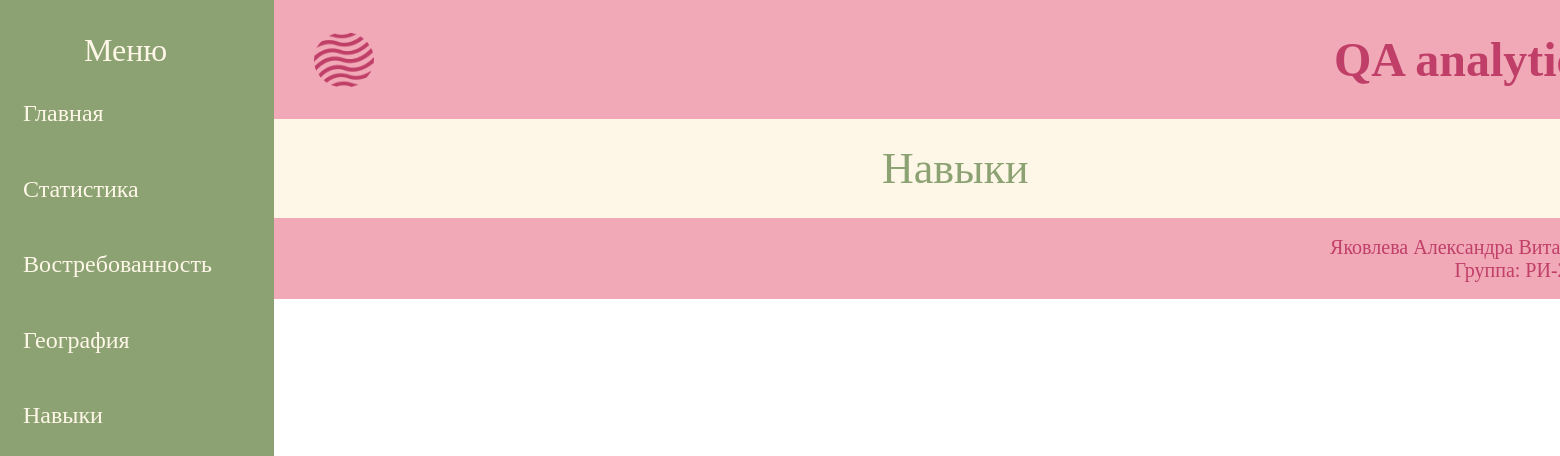
The app's page /skills/, older data.
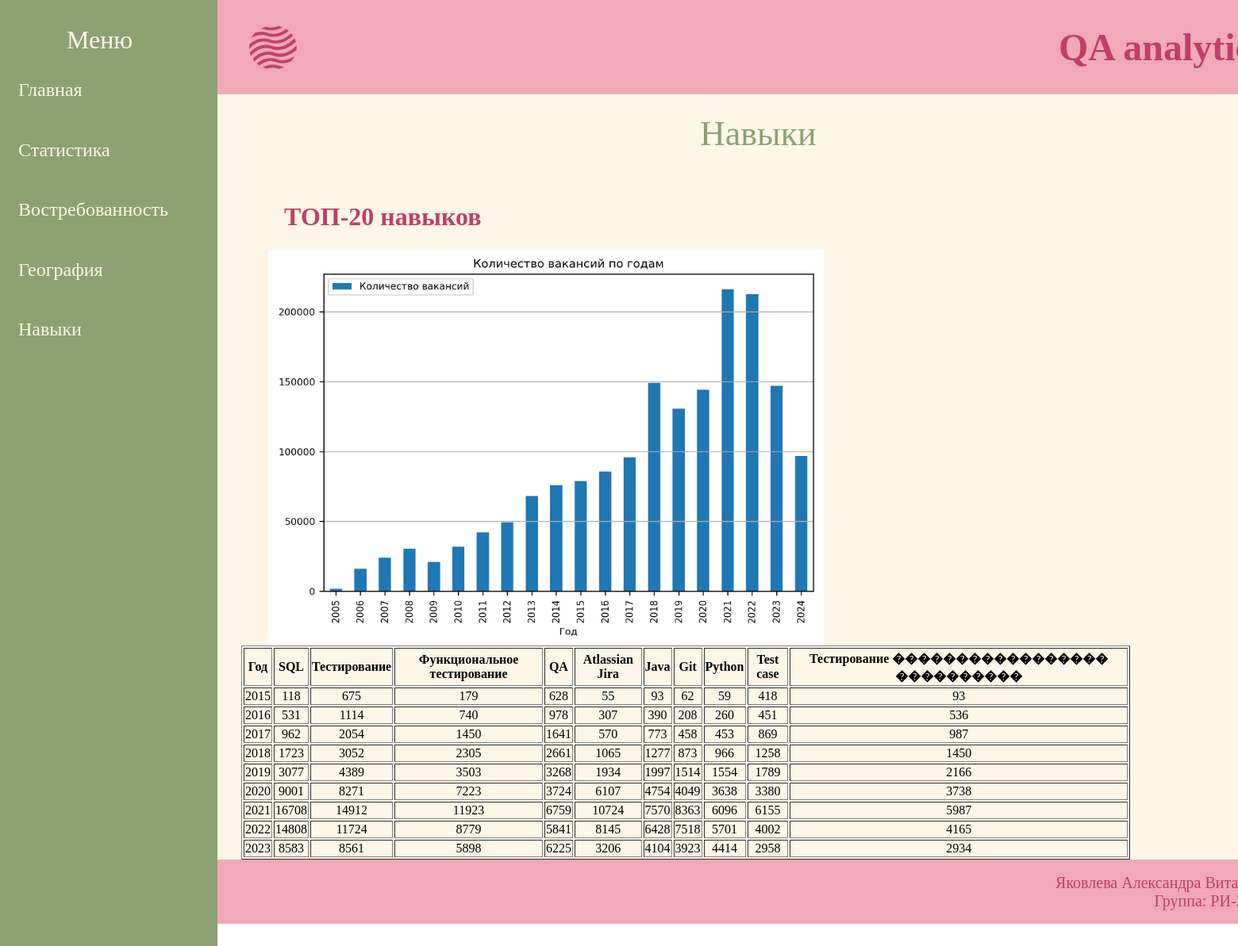
The same page, newer data.
### qa/models.py (models this page shows)
class DataContent(models.Model):
    data = models.TextField(blank=True, verbose_name='Данные')
    class Meta:
        abstract = True

class SkillAnalysis(DataContent):
    skill_chart = models.ImageField(upload_to='media/%Y/%m/%d', blank=False, verbose_name='График навыков')

### qa/views.py (the view)
# urls.py: path('skills/', SkillsPage.as_view(), name='abilitys')
class SkillsPage(AbstractView):
    template = "skills.html"
    data_model = SkillAnalysis
    context_key = 'skills_analysis'

### qa/views.py (called while the page is built)
    def fetch_data(self):
        return self.data_model.objects.all() if self.data_model else []

    def prepare_context(self, **extra_context):
        return {
            self.context_key: self.fetch_data(),
            **extra_context,
        }

    def get(self, request, *args, **kwargs):
        return render(request, self.template, self.prepare_context())

### qa/templates/skills.html (shortened to what this page needs)
<!DOCTYPE html>
{% load static %}
<html>
<head>
</head>
<body style="margin: 0px;">
  <div style="display: flex; flex-direction: row;">
    <div>
      <nav style="background-color: rgba(140, 162, 115, 1); width: 274px; padding-top: 32px; height: 1430px;">
        <span style="color: rgba(254, 247, 232, 1); font-size: 32px; font-weight: 500; margin: 31px 97px 32px 84px;">Меню</span>
        <ul style="margin: 31px 0px 0px 0px; list-style: none; display: flex; flex-direction: column; height: 329px; justify-content: space-between; padding-left: 23px;">
          <li><a href="/" style="font-size: 24px; font-weight: 400;  text-decoration: none; color:rgba(254, 247, 232, 1);">Главная</a></li>
          <li><a href="/all/" style="font-size: 24px; font-weight: 400; text-decoration: none; color:rgba(254, 247, 232, 1);">Статистика</a></li>
          <li><a href="/trends/" style="font-size: 24px; font-weight: 400; text-decoration: none;  color:rgba(254, 247, 232, 1);">Востребованность</a></li>
          <li><a href="{% url 'geography' %}" style="font-size: 24px; font-weight: 400; text-decoration: none; color:rgba(254, 247, 232, 1);">География</a></li>
          <li><a href="{% url 'abilitys' %}" style="font-size: 24px; font-weight: 400; text-decoration: none; color:rgba(254, 247, 232, 1);">Навыки</a></li>
        </ul>
      </nav>
    </div>
    <div style="display: flex; flex-direction: column;">
      <header style="background-color: rgba(241, 169, 183, 1); padding: 0px 40px; margin: 0px;">
        <div style="display: flex; width: 100%; justify-content: space-between; align-items: center;">
          <img src ="{% static 'img/logo.png' %}" alt="логотип" width="60px" height="55px"/>
          <h1 style="color: rgba(192, 63, 104, 1); font-size: 48px; font-weight: 700;">QA analytics</h1>
        </div>
      </header>
      <main style="background-color: rgba(254, 247, 232, 1)">
        <h1 style="color: rgba(140, 162, 115, 1); margin: 24px 608px; font-size: 44px; font-weight: 500;">Навыки</h1>
        {% for skill in skills_analysis %}
        <div style="display: flex; flex-direction: column;">
          <h2 style="color: rgba(192, 63, 104, 1); margin: 37px auto 22px 84px; font-size: 32px; font-weight: 600;">ТОП-20 навыков</h2>
          <div style="display: flex; flex-direction: column;">
              <img src="{{ skill.skill_chart.url }}" alt="ТОП-20 навыков" width="700px" height="500px" style="margin-left: 64px;">
              <div style="margin-left: 30px;">
                {{ skill.data | safe }}
              </div>
          </div>
        </div>
        {% endfor %}
      </main>
      <footer style="background-color: rgba(241, 169, 183, 1); padding: 18px 19px 17px 0px; margin: 0px;">
        <div style="text-align: end; color: rgba(192, 63, 104, 1)">
          <div style="font-size: 20px; font-weight: 500;">Яковлева Александра Витальевна</div>
          <div style="font-size: 20px; font-weight: 500;">Группа: РИ-230931</div>
        </div>
      </footer>
    </div>
  </div>
</body>
</html>

Row changes from the older to the newer data that the page shows:
added SkillAnalysis: skill_chart (picture), data "Год SQL Тестирование Функциональное тестирование QA Atlassian Jira Java Git Python Test case Тестирование ����������������� ���������� 2015 118 675 179 628 55 93 62 59 418 93 2016 531 1114 740 978 307 390 208 260 451 536 2017 962 2054 1450 1641 570 773 458 453 869 987 2018 1723 3052 2305 2661 1065 1277 873 966 1258 1450 2019 3077 4389 3503 3268 1934 1997 1514 1554 1789 2166 2020 9001 8271 7223 3724 6107 4754 4049 3638 3380 3738 2021 16708 14912 11923 6759 10724 7570 8363 6096 6155 5987 2022 14808 11724 8779 5841 8145 6428 7518 5701 4002 4165 2023 8583 8561 5898 6225 3206 4104 3923 4414 2958 2934"
